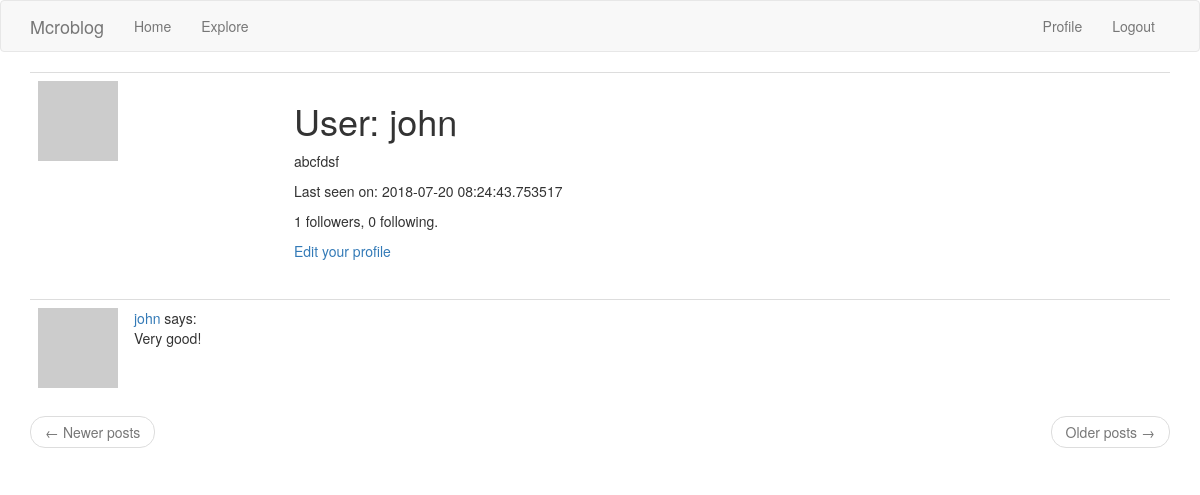
The app's page /user/john (signed in), older data.
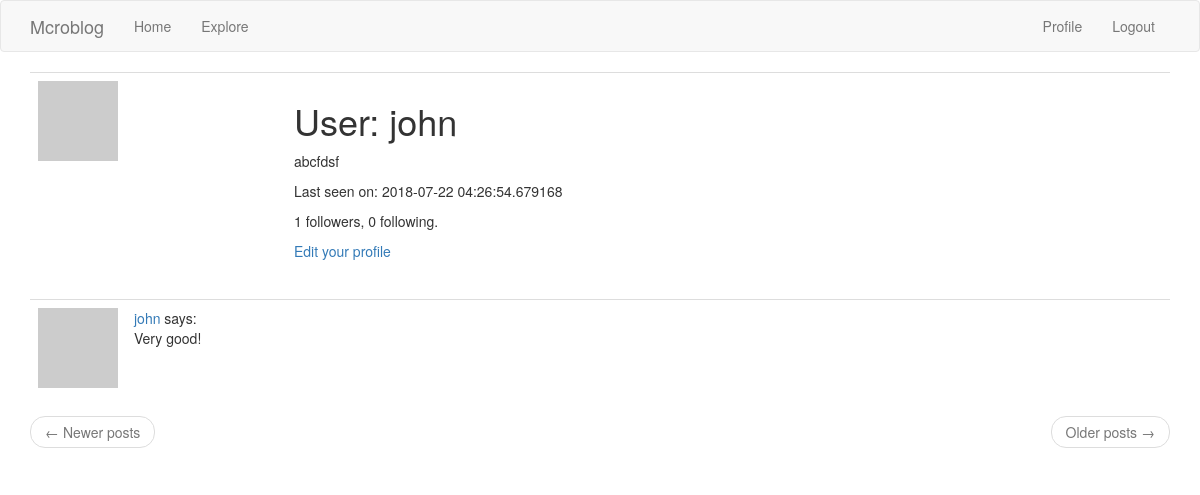
The same page, newer data.
### app/models.py (models this page shows, shortened)
class User(UserMixin, db.Model):
    id = db.Column(db.Integer, primary_key=True)
    username = db.Column(db.String(64), index=True, unique=True)
    email = db.Column(db.String(120), index=True, unique=True)
    password_hash = db.Column(db.String(128))
    posts = db.relationship('Post', backref='author', lazy='dynamic')
    about_me = db.Column(db.String(140))
    last_seen = db.Column(db.DateTime, default=datetime.utcnow)
    followed = db.relationship(
        'User', secondary=followers,
        primaryjoin=(followers.c.follower_id == id),
        secondaryjoin=(followers.c.followed_id == id),
        backref=db.backref('followers', lazy='dynamic'),
        lazy='dynamic'
    )
    def avatar(self, size):
        digest = md5(self.email.lower().encode('utf-8')).hexdigest()
        return 'https://www.gravatar.com/avatar/{}?d=identicon&s={}'.format(digest, size)

class Post(db.Model):
    id = db.Column(db.Integer, primary_key=True)
    body = db.Column(db.String(140))
    timestamp = db.Column(db.DateTime, index=True, default=datetime.utcnow)
    user_id = db.Column(db.Integer, db.ForeignKey('user.id'))

### app/routes.py (the view)
@app.route('/user/<username>')
@login_required
def user(username):
    user = User.query.filter_by(username=username).first_or_404()
    page = request.args.get('page', 1, type=int)
    posts = user.posts.order_by(Post.timestamp.desc()).paginate(
        page, app.config['POSTS_PER_PAGE'], False)
    next_url = url_for('user', username=user.username, page=posts.next_num) \
        if posts.has_next else None
    prev_url = url_for('user', username=user.username, page=posts.prev_num) \
        if posts.has_prev else None
    return render_template('user.html', user=user, posts=posts.items, next_url=next_url, prev_url=prev_url)

### app/models.py (called while the page is built)
@login.user_loader
def load_user(id):
    return User.query.get(int(id))

### app/routes.py (called while the page is built)
@app.before_request
def before_request():
    if current_user.is_authenticated:
        current_user.last_seen = datetime.utcnow()
        db.session.commit()

### app/templates/user.html
{% extends "base.html" %}
{% block app_content %}
    <table class="table table-hover">
        <tr>
            <td width="256px"><img src="{{ user.avatar(256) }}"></td>
            <td>
                <h1>User: {{ user.username }}</h1>
                {% if user.about_me %}<p>{{ user.about_me }}</p>{% endif %}
                {% if user.last_seen %}<p>Last seen on: {{ user.last_seen }}</p>{% endif %}
                <p>{{ user.followers.count() }} followers, {{ user.followed.count() }} following.</p>
                {% if user == current_user %}
                    <p><a href="{{ url_for('edit_profile') }}">Edit your profile</a></p>
                {% elif not current_user.is_following(user) %}
                    <p><a href="{{ url_for('follow', username=user.username) }}">Follow</a></p>
                {% else %}
                    <p><a href="{{ url_for('unfollow', username=user.username) }}">Unfollow</a></p>
                {% endif %}
            </td>
        </tr>
    </table>
    {% for post in posts %}
        {% include '_post.html' %}
    {% endfor %}
    <nav aria-label="...">
        <ul class="pager">
            <li class="previous{% if not prev_url %} disabled{% endif %}">
                <a href="{{ prev_url or '#' }}">
                    <span aria-hidden="true">&larr;</span> Newer posts
                </a>
            </li>
            <li class="next{% if not next_url %} disabled{% endif %}">
                <a href="{{ next_url or '#' }}">
                    Older posts <span aria-hidden="true">&rarr;</span>
                </a>
            </li>
        </ul>
    </nav>
{% endblock %}

### app/templates/base.html (shortened to what this page needs)
{% extends 'bootstrap/base.html' %}
{% block navbar %}
    <nav class="navbar navbar-default">
        <div class="container">
            <div class="navbar-header">
                <a class="navbar-brand" href="{{ url_for('index') }}">Mcroblog</a>
            </div>
            <div class="collapse navbar-collapse" id="bs-example-navbar-collapse-1">
                <ul class="nav navbar-nav">
                    <li><a href="{{ url_for('index') }}">Home</a></li>
                    <li><a href="{{ url_for('explore') }}">Explore</a></li>
                </ul>
                <ul class="nav navbar-nav navbar-right">
                    {% if current_user.is_anonymous %}
                        <li><a href="{{ url_for('login') }}">Login</a></li>
                    {% else %}
                        <li><a href="{{ url_for('user', username=current_user.username) }}">Profile</a></li>
                        <li><a href="{{ url_for('logout') }}">Logout</a></li>
                    {% endif %}
                </ul>
            </div>
        </div>
    </nav>
{% endblock %}
{% block content %}
    <div class="container">
        {% block app_content %}{% endblock %}
    </div>
{% endblock %}

### app/templates/_post.html
<table class="table table-hover">
    <tr>
        <td width="70px">
            <a href="{{ url_for('user', username=post.author.username) }}">
                <img src="{{ post.author.avatar(70) }}"/>
            </a>
        </td>
        <td>
            <a href="{{ url_for('user', username=post.author.username) }}">
                {{ post.author.username }}
            </a>
            says:
            <br>
            {{ post.body }}
        </td>
    </tr>
</table>

Row changes from the older to the newer data that the page shows:
changed User "john": last_seen "2018-07-20 08:24:43.753517" → "2018-07-22 04:26:54.679168"
